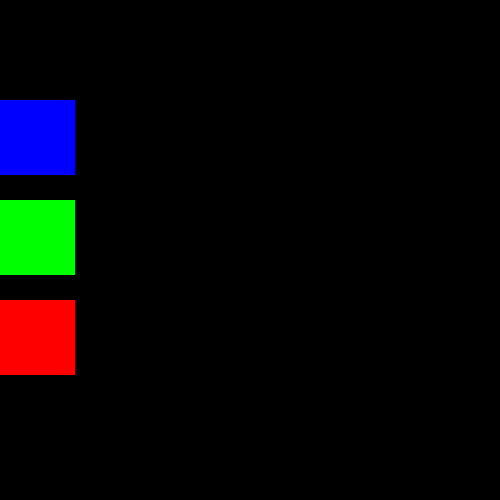
Frame 1 (no input)
Frame 60 (no input): identical to frame 1, image omitted
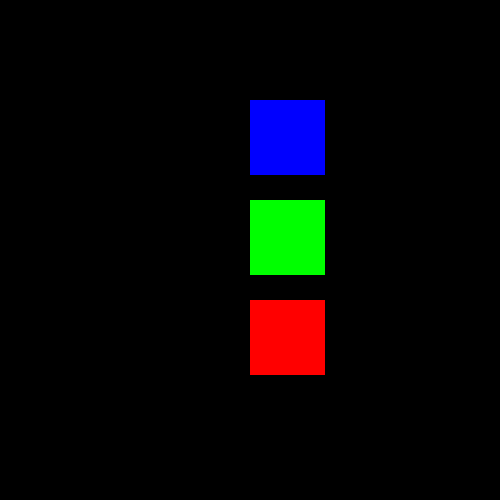
Frame 120 (the mouse pressed at the canvas centre since frame 60)

The p5.js sketch that drew these frames (run headless with seeded random() and noise() and a simulated clock; from frame 60 on, the mouse is pressed at the canvas centre):

// p5.js sketch
// ── sketch.js
function setup() {
    createCanvas(500, 500);
    background(0, 0, 0);

}

function draw() {

    background(0,0,0);
    noStroke();
    fill(255, 0, 0);
    square(mouseX,300,75);
    fill(0, 255, 0);
    square(mouseX,200,75);
    fill(0, 0, 255);
    square(mouseX,100,75);
    
}


function mouseClicked() {

    let r1 = random(0, 255);
    let g1 = random(0, 255);
    let b1 = random(0, 255);

    let r2 = random(0, 255);
    let g2 = random(0, 255);
    let b2 = random(0, 255);

    let r3 = random(0, 255);
    let g3 = random(0, 255);
    let b3 = random(0, 255);
}
